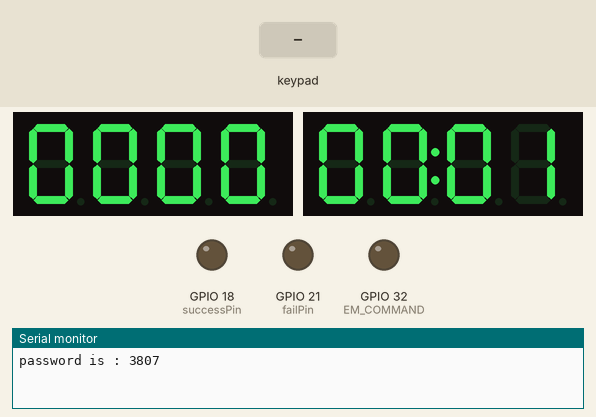
Bench run of a sketch on a simulated ESP32. Parts: 2 × 4-digit seven-segment display, output pins drawn as LEDs (lit = HIGH), the last lines printed to the serial monitor. Wiring (inferred from the names in the program): 4×3 keypad with keys 1 2 3 4 5 6 7 8 9 * 0 #: rows GPIO 13, GPIO 12, GPIO 14, GPIO 27; columns GPIO 33, GPIO 26, GPIO 25. The test bench sets the inputs (shaded band). Random numbers use the default seed unless the sketch sets one.

Above: at 1.6 s.
1.7 s: key '0' pressed
At 2.8 s:
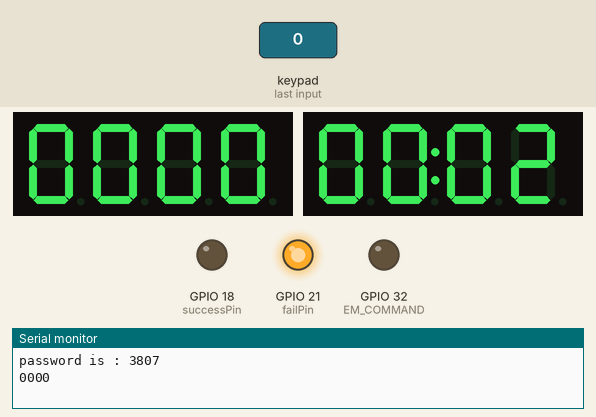
4.7 s: keypad keys 1 3 1 2 1 4 2 7 pressed 0.4 s apart
At 8.8 s:
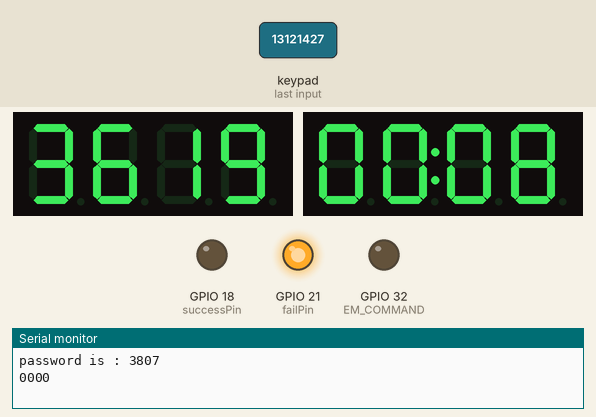
9.4 s: keypad keys 0 0 0 0 pressed 0.4 s apart
At 10.8 s:
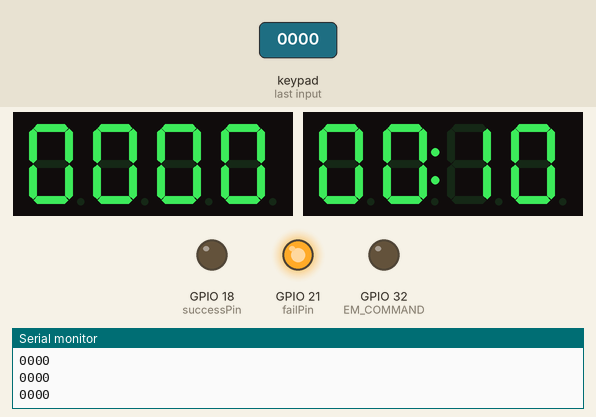
12.5 s: key '1' pressed
At 13.8 s:
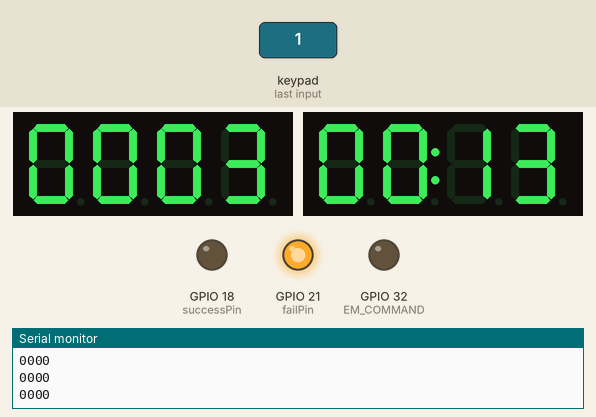
Timing chart, 0 to 15.5 s (numbered marks = the images above; inputs shaded):
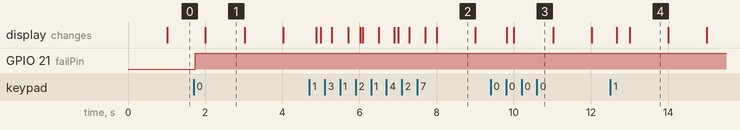

The sketch:

briefcase.ino
```cpp
#include "Keypad_light.h"
#include <TM1637Display.h>
#include <Arduino.h>

char userCode[5] = {'0', '0', '0', '0'};
char password[5];
const byte ROWS = 4; // Four rows
const byte COLS = 3; // Three columns
long debounceTimer = millis();
const long DEBOUNCE_TIME_THRESHOLD = 150;
// Define the Keymap
//char keys[ROWS][COLS] = {
//        {'1', '2', '3', 'A'},
//        {'4', '5', '6', 'B'},
//        {'7', '8', '9', 'C'},
//        {'*', '0', '#', 'D'}
//};

char keys[ROWS][COLS] = {
        {'1', '2', '3'},
        {'4', '5', '6'},
        {'7', '8', '9'},
        {'*', '0', '#'}
};
// Connect keypad ROW0, ROW1, ROW2 and ROW3 to these Arduino pins.
byte rowPins[ROWS] = {13, 12, 14, 27};

// Connect keypad COL0, COL1 and COL2 to these Arduino pins.
byte colPins[COLS] = {26, 25, 33};

// Create the Keypad
Keypad_light kpd = Keypad_light(makeKeymap(keys), rowPins, colPins, ROWS, COLS);
long timeKeeper;

#define DISPLAY_TIME true

#define EM_COMMAND 32
#define successPin 18
#define failPin 21
#define I2C_SCL 16
#define I2C_SDA 17
#define I2C_SCL2 22
#define I2C_SDA2 23


TM1637Display displayUserCode(I2C_SCL, I2C_SDA); //set up the 4-Digit display displaying usercode.
#if DISPLAY_TIME == true
TM1637Display displayTime(I2C_SCL2, I2C_SDA2); //set up the 4-Digit display displaying usercode.
#endif

void resetInMemoryUserCode();
void showUserCode();
#if DISPLAY_TIME == true
void displayCurrentTime();
#endif


int currentTime = 0;

void setup() {
    timeKeeper = millis();
    pinMode(successPin, OUTPUT);
    digitalWrite(successPin, LOW);
    pinMode(failPin, OUTPUT);
    digitalWrite(failPin, LOW);
    pinMode(EM_COMMAND, OUTPUT);
    digitalWrite(EM_COMMAND, LOW);
    Serial.begin(115200);
    pinMode(13,INPUT_PULLUP);
    pinMode(12,INPUT_PULLUP);
    pinMode(14,INPUT_PULLUP);
    pinMode(27,INPUT_PULLUP);
    pinMode(26,INPUT_PULLUP);
    pinMode(25,INPUT_PULLUP);
    pinMode(33,INPUT_PULLUP);

    //generate password
    String(random(3000,4000)).toCharArray(password, 50);

    Serial.print("password is : ");
    Serial.println(password);
    resetInMemoryUserCode();

    //setup display
    displayUserCode.setBrightness(0x0a);
    displayTime.setBrightness(0x0a);
    displayUserCode.showNumberDec(0,true);
}

boolean unlocked = false;


int lastCodeNum = 0;
char lastKeyPressed = ' ';
bool disableDebounce = false;
void loop() {

#if DISPLAY_TIME == true
    displayCurrentTime();
#endif

    char key = kpd.getKey();

    if (millis() - debounceTimer > DEBOUNCE_TIME_THRESHOLD && !disableDebounce){
        showUserCode();
    }

    if (key && key != lastKeyPressed){
        debounceTimer = millis();
        if (unlocked) {
                unlocked = false;
                resetInMemoryUserCode();
                displayUserCode.showNumberDec(0,true);
                timeKeeper = millis();
                Serial.println("RESET");
                digitalWrite(successPin, LOW);
                digitalWrite(EM_COMMAND, LOW);
                digitalWrite(failPin, HIGH);
        } else {


            if (key == '*') {
              disableDebounce = true;
              if ((userCode[0] == password[0]
                  && userCode[1] == password[1]
                  && userCode[2] == password[2]
                  && userCode[3] == password[3])
                  ||
                  (userCode[0] == '#'
                  && userCode[1] == '0'
                  && userCode[2] == '#'
                  && userCode[3] == '0')) {

                digitalWrite(successPin, HIGH);
                digitalWrite(failPin, LOW);
                digitalWrite(EM_COMMAND, HIGH);
                Serial.println("BRIEFCASE UNLOCKED !!!!");
                Serial.print("CODE IS : ");
                Serial.println(userCode);
                Serial.println("time spent: ");
                Serial.println(millis() - timeKeeper);
                unlocked = true;
                showUserCode();
              }else{
                Serial.println(userCode);
                digitalWrite(successPin, LOW);
                digitalWrite(failPin, HIGH);
                digitalWrite(EM_COMMAND, LOW);
                showUserCode();
                resetInMemoryUserCode();
              }

            } else {

              disableDebounce = false;
              userCode[0] = userCode[1];
              userCode[1] = userCode[2];
              userCode[2] = userCode[3];
              userCode[3] = key;
            }

    }
  }
  lastKeyPressed = key;
}
#if DISPLAY_TIME == true
void displayCurrentTime(){

    int timeSec = int(millis()- timeKeeper)/1000;
    int timeMinSec = (100*(timeSec/60)) + timeSec%60;

    if (timeMinSec != currentTime){
      displayTime.showNumberDecEx(timeMinSec,0b01000000,true);
    }
    currentTime = timeMinSec;
}
#endif

void resetInMemoryUserCode() {
    userCode[0] = '0';
    userCode[1] = '0';
    userCode[2] = '0';
    userCode[3] = '0';
}

void showUserCode(){
    String strUserCode = "";
    for (int i = 0; i<4; i++){
      strUserCode+=userCode[i];
    }
    displayUserCode.showNumberDec(strUserCode.toInt(),true);
}
```

Key_light.cpp
```cpp
// (licence header left out)
#include "Key_light.h"


// default constructor
Key_light::Key_light() {
	kchar = NO_KEY;
	kstate = IDLE;
	stateChanged = false;
}

// constructor
Key_light::Key_light(char userKeyChar) {
	kchar = userKeyChar;
	kcode = -1;
	kstate = IDLE;
	stateChanged = false;
}


void Key_light::key_update (char userKeyChar, KeyState userState, boolean userStatus) {
	kchar = userKeyChar;
	kstate = userState;
	stateChanged = userStatus;
}


/*
|| @changelog
|| | 1.0 2012-06-04 - Mark Stanley : Initial Release
|| #
*/
```

Key_light.h
```cpp
// (licence header left out)
#ifndef Keypadlib_KEY_H_
#define Keypadlib_KEY_H_

#include <Arduino.h>

#define OPEN LOW
#define CLOSED HIGH

typedef unsigned int uint;
typedef enum{ IDLE, PRESSED, HOLD, RELEASED } KeyState;

const char NO_KEY = '\0';

class Key_light {
public:
	// members
	char kchar;
	int kcode;
	KeyState kstate;
	boolean stateChanged;

	// methods
	Key_light();
	Key_light(char userKeyChar);
	void key_update(char userKeyChar, KeyState userState, boolean userStatus);

private:

};

#endif

/*
|| @changelog
|| | 1.0 2012-06-04 - Mark Stanley : Initial Release
|| #
*/
```

Keypad_light.cpp
```cpp
// (licence header left out)
#include "Keypad_light.h"

// <<constructor>> Allows custom keymap, pin configuration, and keypad sizes.
Keypad_light::Keypad_light(char *userKeymap, byte *row, byte *col, byte numRows, byte numCols) {
    rowPins = row;
    columnPins = col;
    sizeKpd.rows = numRows;
    sizeKpd.columns = numCols;

    begin(userKeymap);

}

// Let the user define a keymap - assume the same row/column count as defined in constructor
void Keypad_light::begin(char *userKeymap) {
    keymap = userKeymap;
}

// Returns a single key only. Retained for backwards compatibility.
char Keypad_light::getKey() {
    return scanKeys();
}


// Private : Hardware scan
char Keypad_light::scanKeys() {
    // Re-intialize the row pins. Allows sharing these pins with other hardware.
    for (byte r = 0; r < sizeKpd.rows; r++) {
        pin_mode(rowPins[r], INPUT_PULLUP);
    }
    char keyPressed = NO_KEY;
    for (byte c = 0; c < sizeKpd.columns; c++) {
        pin_mode(columnPins[c], OUTPUT);
        pin_write(columnPins[c], LOW);    // Begin column pulse output.
        for (int i =0; i<13;i++){
        __asm__ __volatile__ ("nop"); // insure that hacker has enough time to set the line
        }
        for (byte r = 0; r < sizeKpd.rows; r++) {
            if (!pin_read(rowPins[r])) {
                keyPressed = keymap[r * sizeKpd.columns + c];
                break;
            }
        }
        // Set pin to high impedance input. Effectively ends column pulse.
        pin_write(columnPins[c], HIGH);
		    pin_mode(columnPins[c],INPUT_PULLUP);
//        delayMicroseconds(50);
//		IL FAUT TESTER EN COMMENTANT LA LIGNE AU DESSUS. PARCE QUE JE ME BASE SUR LA VALEUR DE LA COLONNE. SI ELLE EST EN INPUT... FUCKED UP.
    }
    return keyPressed;
}
```

Keypad_light.h
```cpp
// (licence header left out)
#ifndef KEYPAD_H
#define KEYPAD_H

#include "Key_light.h"

// bperrybap - Thanks for a well reasoned argument and the following macro(s).
// See http://arduino.cc/forum/index.php/topic,142041.msg1069480.html#msg1069480
#ifndef INPUT_PULLUP
#warning "Using  pinMode() INPUT_PULLUP AVR emulation"
#define INPUT_PULLUP 0x2
#define pinMode(_pin, _mode) _mypinMode(_pin, _mode)
#define _mypinMode(_pin, _mode)  \
do {							 \
	if(_mode == INPUT_PULLUP)	 \
		pinMode(_pin, INPUT);	 \
		digitalWrite(_pin, 1);	 \
	if(_mode != INPUT_PULLUP)	 \
		pinMode(_pin, _mode);	 \
}while(0)
#endif


#define OPEN LOW
#define CLOSED HIGH

typedef char KeypadEvent;
typedef unsigned int uint;
typedef unsigned long ulong;

// Made changes according to this post http://arduino.cc/forum/index.php?topic=58337.0
// by Nick Gammon. Thanks for the input Nick. It actually saved 78 bytes for me. :)
typedef struct {
    byte rows;
    byte columns;
} KeypadSize;

#define LIST_MAX 10		// Max number of keys on the active list.
#define MAPSIZE 10		// MAPSIZE is the number of rows (times 16 columns)
#define makeKeymap(x) ((char*)x)


//class Keypad : public Key, public HAL_obj {
class Keypad_light : public Key_light {
public:

	Keypad_light(char *userKeymap, byte *row, byte *col, byte numRows, byte numCols);

	virtual void pin_mode(byte pinNum, byte mode) { pinMode(pinNum, mode); }
	virtual void pin_write(byte pinNum, boolean level) { digitalWrite(pinNum, level); }
	virtual int  pin_read(byte pinNum) { return digitalRead(pinNum); }

	uint bitMap[MAPSIZE];	// 10 row x 16 column array of bits. Except Due which has 32 columns.
	Key_light key[LIST_MAX];
	unsigned long holdTimer;

	char getKey();
	bool getKeys();
//	KeyState getState();
	void begin(char *userKeymap);
//	bool isPressed(char keyChar);
//	void setDebounceTime(uint);
//	void setHoldTime(uint);
//	void addEventListener(void (*listener)(char));
//	int findInList(char keyChar);
//	int findInList(int keyCode);
//	char waitForKey();
//	bool keyStateChanged();
//	byte numKeys();

private:
	unsigned long startTime;
	char *keymap;
    byte *rowPins;
    byte *columnPins;
	KeypadSize sizeKpd;
//	uint debounceTime;
	uint holdTime;
//	bool single_key;

	char scanKeys();
//	bool updateList();
//	void nextKeyState(byte n, boolean button);
//	void transitionTo(byte n, KeyState nextState);
	void (*keypadEventListener)(char);
};

#endif

/*
|| @changelog
|| | 3.1 2013-01-15 - Mark Stanley     : Fixed missing RELEASED & IDLE status when using a single key.
|| | 3.0 2012-07-12 - Mark Stanley     : Made library multi-keypress by default. (Backwards compatible)
|| | 3.0 2012-07-12 - Mark Stanley     : Modified pin functions to support Keypad_I2C
|| | 3.0 2012-07-12 - Stanley & Young  : Removed static variables. Fix for multiple keypad objects.
|| | 3.0 2012-07-12 - Mark Stanley     : Fixed bug that caused shorted pins when pressing multiple keys.
|| | 2.0 2011-12-29 - Mark Stanley     : Added waitForKey().
|| | 2.0 2011-12-23 - Mark Stanley     : Added the public function keyStateChanged().
|| | 2.0 2011-12-23 - Mark Stanley     : Added the private function scanKeys().
|| | 2.0 2011-12-23 - Mark Stanley     : Moved the Finite State Machine into the function getKeyState().
|| | 2.0 2011-12-23 - Mark Stanley     : Removed the member variable lastUdate. Not needed after rewrite.
|| | 1.8 2011-11-21 - Mark Stanley     : Added test to determine which header file to compile,
|| |                                          WProgram.h or Arduino.h.
|| | 1.8 2009-07-08 - Alexander Brevig : No longer uses arrays
|| | 1.7 2009-06-18 - Alexander Brevig : This library is a Finite State Machine every time a state changes
|| |                                          the keypadEventListener will trigger, if set
|| | 1.7 2009-06-18 - Alexander Brevig : Added setDebounceTime setHoldTime specifies the amount of
|| |                                          microseconds before a HOLD state triggers
|| | 1.7 2009-06-18 - Alexander Brevig : Added transitionTo
|| | 1.6 2009-06-15 - Alexander Brevig : Added getState() and state variable
|| | 1.5 2009-05-19 - Alexander Brevig : Added setHoldTime()
|| | 1.4 2009-05-15 - Alexander Brevig : Added addEventListener
|| | 1.3 2009-05-12 - Alexander Brevig : Added lastUdate, in order to do simple debouncing
|| | 1.2 2009-05-09 - Alexander Brevig : Changed getKey()
|| | 1.1 2009-04-28 - Alexander Brevig : Modified API, and made variables private
|| | 1.0 2007-XX-XX - Mark Stanley : Initial Release
|| #
*/
```

Measured:
- after the input at 1.7 s, GPIO 21 (failPin): LOW → HIGH at once
- what the display in image 1 shows lasts 1.0 s, from 2.0 s to 3.0 s
